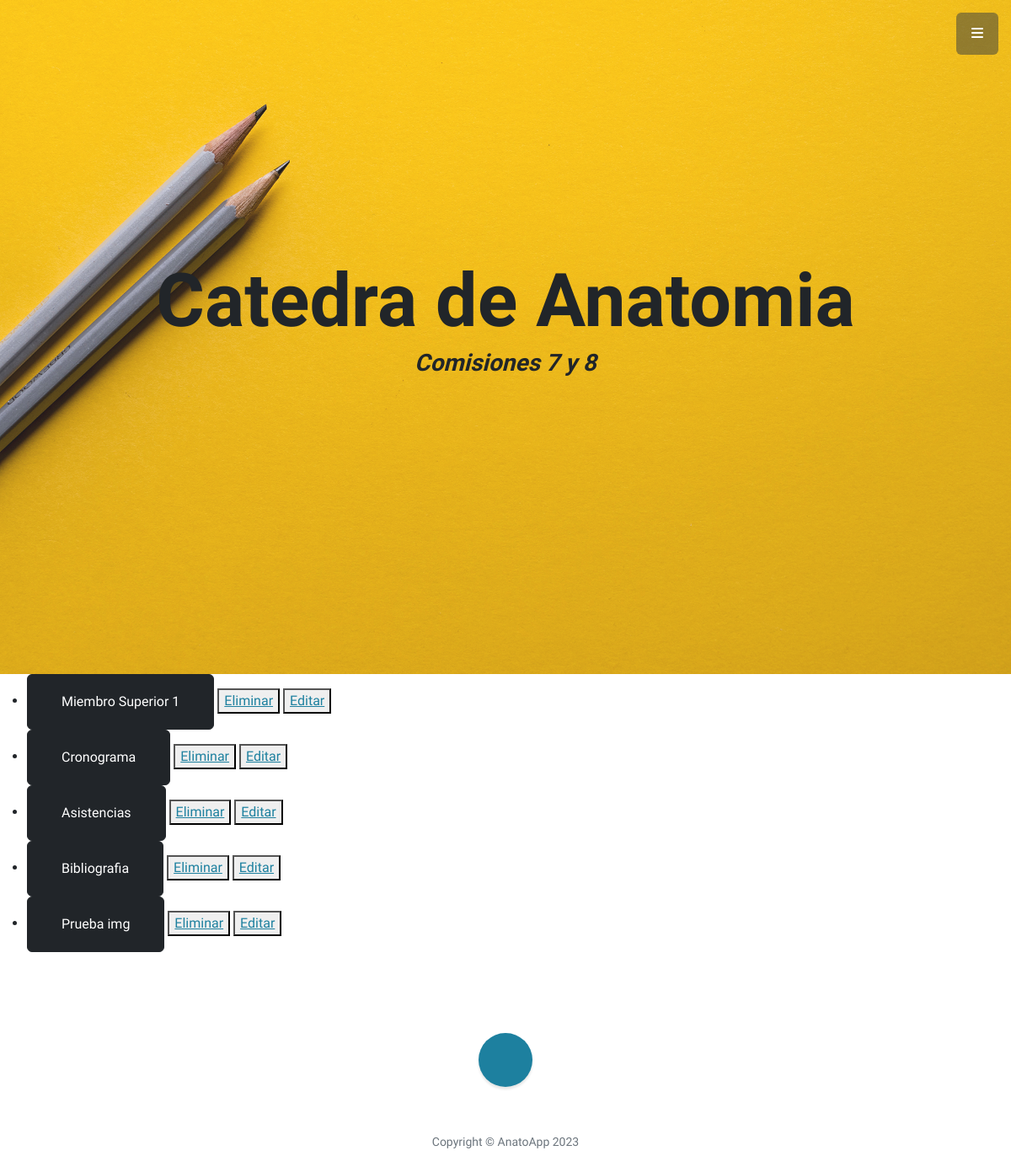
The page /AnatoApp/verEntradasAdmin on the database its author committed.
### AnatoApp/models.py (models this page shows, shortened)
class Entrada(models.Model):
    titulo = models.CharField(max_length=100)
    subtitulo = models.CharField(max_length=100)
    cuerpo = models.TextField()
    fecha = models.DateField(auto_now_add=True)
    imagen = models.ImageField(upload_to='media', null=True, blank = True)
    autor = models.ForeignKey(User, on_delete=models.CASCADE)

### AnatoApp/views.py (the view)
# urls.py: path('verEntradasAdmin', views.verEntradasAdmin, name='VerEntradasAdmin'),
def verEntradasAdmin(request): #Lista de entrads
    entradas = Entrada.objects.all()
    contexto = {"entradas": entradas}
    return render(request, "AnatoApp/verEntradasAdmin.html", contexto)

### AnatoApp/templates/AnatoApp/verEntradasAdmin.html
{% extends "AnatoApp/pagina2.html" %}
{% load static %}
{% block Alumnos %}
{% if entradas %}
  <ul>
    {% for entrada in entradas %}
    <li>
        <a class="btn btn-dark btn-xl" href="{% url 'VerEntrada' entrada.id %}">{{ entrada.titulo }}</a>
        <button>
            <a href="{% url 'EliminarEntrada' entrada.titulo %}">Eliminar</a>
          </button>
          <button>
            <a href="{% url 'EditarEntrada' entrada.titulo %}">Editar</a>
          </button>
    </li>
    {% endfor %}
  </ul>
{% else %}
  <p>Aún no hay publicaciones.</p>
{% endif %}
{% endblock %}

### rows shown on the page
Entrada: titulo "Miembro Superior 1"
Entrada: titulo "Cronograma"
Entrada: titulo "Asistencias"
Entrada: titulo "Bibliografia"
Entrada: titulo "Prueba img"
